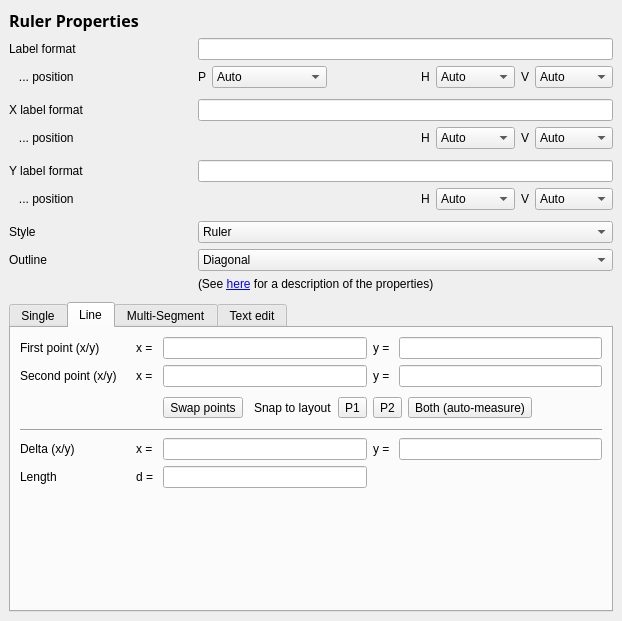
<?xml version="1.0" encoding="UTF-8"?>
<ui version="4.0">
 <class>RulerPropertiesPage</class>
 <widget class="QWidget" name="RulerPropertiesPage">
  <property name="geometry">
   <rect>
    <x>0</x>
    <y>0</y>
    <width>622</width>
    <height>621</height>
   </rect>
  </property>
  <property name="windowTitle">
   <string>Form</string>
  </property>
  <layout class="QGridLayout" name="gridLayout_2">
   <property name="leftMargin">
    <number>9</number>
   </property>
   <property name="topMargin">
    <number>9</number>
   </property>
   <property name="rightMargin">
    <number>9</number>
   </property>
   <property name="bottomMargin">
    <number>9</number>
   </property>
   <item row="0" column="0">
    <widget class="QFrame" name="frame">
     <property name="frameShape">
      <enum>QFrame::NoFrame</enum>
     </property>
     <property name="frameShadow">
      <enum>QFrame::Raised</enum>
     </property>
     <layout class="QGridLayout">
      <property name="leftMargin">
       <number>0</number>
      </property>
      <property name="topMargin">
       <number>0</number>
      </property>
      <property name="rightMargin">
       <number>0</number>
      </property>
      <property name="bottomMargin">
       <number>0</number>
      </property>
      <property name="spacing">
       <number>6</number>
      </property>
      <item row="4" column="0" colspan="2">
       <widget class="QLabel" name="label_14">
        <property name="text">
         <string>X label format</string>
        </property>
       </widget>
      </item>
      <item row="3" column="0" colspan="4">
       <spacer name="verticalSpacer">
        <property name="orientation">
         <enum>Qt::Vertical</enum>
        </property>
        <property name="sizeType">
         <enum>QSizePolicy::Fixed</enum>
        </property>
        <property name="sizeHint" stdset="0">
         <size>
          <width>20</width>
          <height>5</height>
         </size>
        </property>
       </spacer>
      </item>
      <item row="1" column="2" colspan="2">
       <widget class="QLineEdit" name="fmt_le"/>
      </item>
      <item row="4" column="2" colspan="2">
       <widget class="QLineEdit" name="fmt_x_le"/>
      </item>
      <item row="1" column="0">
       <widget class="QLabel" name="label_13">
        <property name="text">
         <string>Label format</string>
        </property>
       </widget>
      </item>
      <item row="7" column="0" colspan="2">
       <widget class="QLabel" name="label_15">
        <property name="text">
         <string>Y label format</string>
        </property>
       </widget>
      </item>
      <item row="9" column="0" colspan="4">
       <spacer name="verticalSpacer_3">
        <property name="orientation">
         <enum>Qt::Vertical</enum>
        </property>
        <property name="sizeType">
         <enum>QSizePolicy::Fixed</enum>
        </property>
        <property name="sizeHint" stdset="0">
         <size>
          <width>20</width>
          <height>5</height>
         </size>
        </property>
       </spacer>
      </item>
      <item row="14" column="2" colspan="2">
       <widget class="QFrame" name="frame_5">
        <property name="minimumSize">
         <size>
          <width>0</width>
          <height>0</height>
         </size>
        </property>
        <property name="frameShape">
         <enum>QFrame::NoFrame</enum>
        </property>
        <property name="frameShadow">
         <enum>QFrame::Raised</enum>
        </property>
        <layout class="QHBoxLayout" name="horizontalLayout_4">
         <property name="leftMargin">
          <number>0</number>
         </property>
         <property name="topMargin">
          <number>0</number>
         </property>
         <property name="rightMargin">
          <number>0</number>
         </property>
         <property name="bottomMargin">
          <number>0</number>
         </property>
        </layout>
       </widget>
      </item>
      <item row="10" column="0" colspan="2">
       <widget class="QLabel" name="label_16">
        <property name="text">
         <string>Style</string>
        </property>
       </widget>
      </item>
      <item row="11" column="0" colspan="2">
       <widget class="QLabel" name="label_17">
        <property name="text">
         <string>Outline</string>
        </property>
       </widget>
      </item>
      <item row="7" column="2" colspan="2">
       <widget class="QLineEdit" name="fmt_y_le"/>
      </item>
      <item row="8" column="0">
       <widget class="QLabel" name="label_26">
        <property name="text">
         <string>   ... position</string>
        </property>
       </widget>
      </item>
      <item row="2" column="0">
       <widget class="QLabel" name="label_18">
        <property name="text">
         <string>   ... position</string>
        </property>
       </widget>
      </item>
      <item row="2" column="2" colspan="2">
       <widget class="QFrame" name="frame_2">
        <property name="frameShape">
         <enum>QFrame::NoFrame</enum>
        </property>
        <property name="frameShadow">
         <enum>QFrame::Raised</enum>
        </property>
        <layout class="QGridLayout" name="gridLayout">
         <property name="leftMargin">
          <number>0</number>
         </property>
         <property name="topMargin">
          <number>0</number>
         </property>
         <property name="rightMargin">
          <number>0</number>
         </property>
         <property name="bottomMargin">
          <number>0</number>
         </property>
         <item row="1" column="4">
          <widget class="QComboBox" name="main_xalign">
           <property name="sizePolicy">
            <sizepolicy hsizetype="Fixed" vsizetype="Fixed">
             <horstretch>0</horstretch>
             <verstretch>0</verstretch>
            </sizepolicy>
           </property>
           <item>
            <property name="text">
             <string>Auto</string>
            </property>
           </item>
           <item>
            <property name="text">
             <string>H. center</string>
            </property>
           </item>
           <item>
            <property name="text">
             <string>Left</string>
            </property>
           </item>
           <item>
            <property name="text">
             <string>Right</string>
            </property>
           </item>
          </widget>
         </item>
         <item row="1" column="2">
          <spacer name="horizontalSpacer">
           <property name="orientation">
            <enum>Qt::Horizontal</enum>
           </property>
           <property name="sizeHint" stdset="0">
            <size>
             <width>40</width>
             <height>20</height>
            </size>
           </property>
          </spacer>
         </item>
         <item row="1" column="3">
          <widget class="QLabel" name="label_20">
           <property name="text">
            <string>H</string>
           </property>
          </widget>
         </item>
         <item row="1" column="6">
          <widget class="QComboBox" name="main_yalign">
           <property name="sizePolicy">
            <sizepolicy hsizetype="Fixed" vsizetype="Fixed">
             <horstretch>0</horstretch>
             <verstretch>0</verstretch>
            </sizepolicy>
           </property>
           <item>
            <property name="text">
             <string>Auto</string>
            </property>
           </item>
           <item>
            <property name="text">
             <string>V. center</string>
            </property>
           </item>
           <item>
            <property name="text">
             <string>Bottom</string>
            </property>
           </item>
           <item>
            <property name="text">
             <string>Top</string>
            </property>
           </item>
          </widget>
         </item>
         <item row="1" column="1">
          <widget class="QComboBox" name="main_position">
           <property name="sizeAdjustPolicy">
            <enum>QComboBox::AdjustToContentsOnFirstShow</enum>
           </property>
           <item>
            <property name="text">
             <string>Auto</string>
            </property>
           </item>
           <item>
            <property name="text">
             <string>At first point</string>
            </property>
           </item>
           <item>
            <property name="text">
             <string>At second point</string>
            </property>
           </item>
           <item>
            <property name="text">
             <string>At center</string>
            </property>
           </item>
          </widget>
         </item>
         <item row="1" column="0">
          <widget class="QLabel" name="label_19">
           <property name="text">
            <string>P</string>
           </property>
          </widget>
         </item>
         <item row="1" column="5">
          <widget class="QLabel" name="label_21">
           <property name="text">
            <string>V</string>
           </property>
          </widget>
         </item>
        </layout>
       </widget>
      </item>
      <item row="11" column="2" colspan="2">
       <widget class="QComboBox" name="outline_cb">
        <item>
         <property name="text">
          <string>Diagonal</string>
         </property>
        </item>
        <item>
         <property name="text">
          <string>Horizonal and vertical (in this order)</string>
         </property>
        </item>
        <item>
         <property name="text">
          <string>Diagonal plus horizonal and vertical (triangle)</string>
         </property>
        </item>
        <item>
         <property name="text">
          <string>Vertical and horizonal (in this order)</string>
         </property>
        </item>
        <item>
         <property name="text">
          <string>Diagonal plus vertical and horizontal (triangle)</string>
         </property>
        </item>
        <item>
         <property name="text">
          <string>Box</string>
         </property>
        </item>
        <item>
         <property name="text">
          <string>Ellipse</string>
         </property>
        </item>
       </widget>
      </item>
      <item row="10" column="2" colspan="2">
       <widget class="QComboBox" name="style_cb">
        <item>
         <property name="text">
          <string>Ruler</string>
         </property>
        </item>
        <item>
         <property name="text">
          <string>Arrow at end</string>
         </property>
        </item>
        <item>
         <property name="text">
          <string>Arrow at start</string>
         </property>
        </item>
        <item>
         <property name="text">
          <string>Arrow at both ends</string>
         </property>
        </item>
        <item>
         <property name="text">
          <string>Plain line</string>
         </property>
        </item>
        <item>
         <property name="text">
          <string>Cross at end</string>
         </property>
        </item>
        <item>
         <property name="text">
          <string>Cross at start</string>
         </property>
        </item>
        <item>
         <property name="text">
          <string>Cross at both ends</string>
         </property>
        </item>
       </widget>
      </item>
      <item row="12" column="2" colspan="2">
       <widget class="QLabel" name="help_label">
        <property name="text">
         <string>&lt;html&gt;(See &lt;a href=&quot;int:/manual/ruler_properties.xml&quot;&gt;here&lt;/a&gt; for a description of the properties)&lt;/html&gt;</string>
        </property>
       </widget>
      </item>
      <item row="0" column="0" colspan="4">
       <widget class="QLabel" name="label_12">
        <property name="sizePolicy">
         <sizepolicy hsizetype="Preferred" vsizetype="Fixed">
          <horstretch>0</horstretch>
          <verstretch>0</verstretch>
         </sizepolicy>
        </property>
        <property name="font">
         <font>
          <family>Sans Serif</family>
          <pointsize>12</pointsize>
          <italic>false</italic>
          <bold>true</bold>
          <underline>false</underline>
          <strikeout>false</strikeout>
         </font>
        </property>
        <property name="text">
         <string>Ruler Properties</string>
        </property>
       </widget>
      </item>
      <item row="13" column="0" colspan="4">
       <spacer name="verticalSpacer_4">
        <property name="orientation">
         <enum>Qt::Vertical</enum>
        </property>
        <property name="sizeType">
         <enum>QSizePolicy::Fixed</enum>
        </property>
        <property name="sizeHint" stdset="0">
         <size>
          <width>20</width>
          <height>5</height>
         </size>
        </property>
       </spacer>
      </item>
      <item row="6" column="0" colspan="4">
       <spacer name="verticalSpacer_2">
        <property name="orientation">
         <enum>Qt::Vertical</enum>
        </property>
        <property name="sizeType">
         <enum>QSizePolicy::Fixed</enum>
        </property>
        <property name="sizeHint" stdset="0">
         <size>
          <width>20</width>
          <height>5</height>
         </size>
        </property>
       </spacer>
      </item>
      <item row="16" column="2" colspan="2">
       <widget class="QFrame" name="frame_7">
        <property name="frameShape">
         <enum>QFrame::NoFrame</enum>
        </property>
        <property name="frameShadow">
         <enum>QFrame::Raised</enum>
        </property>
        <layout class="QHBoxLayout" name="horizontalLayout_3">
         <property name="leftMargin">
          <number>0</number>
         </property>
         <property name="topMargin">
          <number>0</number>
         </property>
         <property name="rightMargin">
          <number>0</number>
         </property>
         <property name="bottomMargin">
          <number>0</number>
         </property>
        </layout>
       </widget>
      </item>
      <item row="5" column="2" colspan="2">
       <widget class="QFrame" name="frame_3">
        <property name="frameShape">
         <enum>QFrame::NoFrame</enum>
        </property>
        <property name="frameShadow">
         <enum>QFrame::Raised</enum>
        </property>
        <layout class="QHBoxLayout" name="horizontalLayout">
         <property name="leftMargin">
          <number>0</number>
         </property>
         <property name="topMargin">
          <number>0</number>
         </property>
         <property name="rightMargin">
          <number>0</number>
         </property>
         <property name="bottomMargin">
          <number>0</number>
         </property>
         <item>
          <spacer name="horizontalSpacer_2">
           <property name="orientation">
            <enum>Qt::Horizontal</enum>
           </property>
           <property name="sizeHint" stdset="0">
            <size>
             <width>223</width>
             <height>20</height>
            </size>
           </property>
          </spacer>
         </item>
         <item>
          <widget class="QLabel" name="label_22">
           <property name="text">
            <string>H</string>
           </property>
          </widget>
         </item>
         <item>
          <widget class="QComboBox" name="xlabel_xalign">
           <property name="sizePolicy">
            <sizepolicy hsizetype="Fixed" vsizetype="Fixed">
             <horstretch>0</horstretch>
             <verstretch>0</verstretch>
            </sizepolicy>
           </property>
           <item>
            <property name="text">
             <string>Auto</string>
            </property>
           </item>
           <item>
            <property name="text">
             <string>H. center</string>
            </property>
           </item>
           <item>
            <property name="text">
             <string>Left</string>
            </property>
           </item>
           <item>
            <property name="text">
             <string>Right</string>
            </property>
           </item>
          </widget>
         </item>
         <item>
          <widget class="QLabel" name="label_23">
           <property name="text">
            <string>V</string>
           </property>
          </widget>
         </item>
         <item>
          <widget class="QComboBox" name="xlabel_yalign">
           <property name="sizePolicy">
            <sizepolicy hsizetype="Fixed" vsizetype="Fixed">
             <horstretch>0</horstretch>
             <verstretch>0</verstretch>
            </sizepolicy>
           </property>
           <item>
            <property name="text">
             <string>Auto</string>
            </property>
           </item>
           <item>
            <property name="text">
             <string>V. center</string>
            </property>
           </item>
           <item>
            <property name="text">
             <string>Bottom</string>
            </property>
           </item>
           <item>
            <property name="text">
             <string>Top</string>
            </property>
           </item>
          </widget>
         </item>
        </layout>
       </widget>
      </item>
      <item row="8" column="2" colspan="2">
       <widget class="QFrame" name="frame_4">
        <property name="frameShape">
         <enum>QFrame::NoFrame</enum>
        </property>
        <property name="frameShadow">
         <enum>QFrame::Raised</enum>
        </property>
        <layout class="QHBoxLayout" name="horizontalLayout_2">
         <property name="leftMargin">
          <number>0</number>
         </property>
         <property name="topMargin">
          <number>0</number>
         </property>
         <property name="rightMargin">
          <number>0</number>
         </property>
         <property name="bottomMargin">
          <number>0</number>
         </property>
         <item>
          <spacer name="horizontalSpacer_3">
           <property name="orientation">
            <enum>Qt::Horizontal</enum>
           </property>
           <property name="sizeHint" stdset="0">
            <size>
             <width>223</width>
             <height>20</height>
            </size>
           </property>
          </spacer>
         </item>
         <item>
          <widget class="QLabel" name="label_28">
           <property name="text">
            <string>H</string>
           </property>
          </widget>
         </item>
         <item>
          <widget class="QComboBox" name="ylabel_xalign">
           <property name="sizePolicy">
            <sizepolicy hsizetype="Fixed" vsizetype="Fixed">
             <horstretch>0</horstretch>
             <verstretch>0</verstretch>
            </sizepolicy>
           </property>
           <item>
            <property name="text">
             <string>Auto</string>
            </property>
           </item>
           <item>
            <property name="text">
             <string>H. center</string>
            </property>
           </item>
           <item>
            <property name="text">
             <string>Left</string>
            </property>
           </item>
           <item>
            <property name="text">
             <string>Right</string>
            </property>
           </item>
          </widget>
         </item>
         <item>
          <widget class="QLabel" name="label_27">
           <property name="text">
            <string>V</string>
           </property>
          </widget>
         </item>
         <item>
          <widget class="QComboBox" name="ylabel_yalign">
           <property name="sizePolicy">
            <sizepolicy hsizetype="Fixed" vsizetype="Fixed">
             <horstretch>0</horstretch>
             <verstretch>0</verstretch>
            </sizepolicy>
           </property>
           <item>
            <property name="text">
             <string>Auto</string>
            </property>
           </item>
           <item>
            <property name="text">
             <string>V. center</string>
            </property>
           </item>
           <item>
            <property name="text">
             <string>Bottom</string>
            </property>
           </item>
           <item>
            <property name="text">
             <string>Top</string>
            </property>
           </item>
          </widget>
         </item>
        </layout>
       </widget>
      </item>
      <item row="5" column="0">
       <widget class="QLabel" name="label_25">
        <property name="text">
         <string>   ... position</string>
        </property>
       </widget>
      </item>
      <item row="14" column="0" rowspan="3" colspan="4">
       <widget class="QTabWidget" name="segments_tab">
        <property name="sizePolicy">
         <sizepolicy hsizetype="Expanding" vsizetype="Expanding">
          <horstretch>0</horstretch>
          <verstretch>1</verstretch>
         </sizepolicy>
        </property>
        <property name="minimumSize">
         <size>
          <width>0</width>
          <height>100</height>
         </size>
        </property>
        <property name="currentIndex">
         <number>1</number>
        </property>
        <widget class="QWidget" name="tab_3">
         <attribute name="title">
          <string>Single</string>
         </attribute>
         <layout class="QGridLayout" name="gridLayout_4">
          <item row="0" column="0">
           <widget class="QLabel" name="label_31">
            <property name="text">
             <string>First point (x/y)</string>
            </property>
           </widget>
          </item>
          <item row="0" column="1">
           <widget class="QLabel" name="label_30">
            <property name="text">
             <string>x = </string>
            </property>
           </widget>
          </item>
          <item row="0" column="2">
           <widget class="QLineEdit" name="x0">
            <property name="sizePolicy">
             <sizepolicy hsizetype="Expanding" vsizetype="Fixed">
              <horstretch>1</horstretch>
              <verstretch>0</verstretch>
             </sizepolicy>
            </property>
           </widget>
          </item>
          <item row="0" column="3">
           <widget class="QLabel" name="label_29">
            <property name="text">
             <string>y = </string>
            </property>
           </widget>
          </item>
          <item row="0" column="4">
           <widget class="QLineEdit" name="y0">
            <property name="sizePolicy">
             <sizepolicy hsizetype="Expanding" vsizetype="Fixed">
              <horstretch>1</horstretch>
              <verstretch>0</verstretch>
             </sizepolicy>
            </property>
           </widget>
          </item>
          <item row="1" column="0" colspan="5">
           <spacer name="verticalSpacer_5">
            <property name="orientation">
             <enum>Qt::Vertical</enum>
            </property>
            <property name="sizeHint" stdset="0">
             <size>
              <width>558</width>
              <height>157</height>
             </size>
            </property>
           </spacer>
          </item>
         </layout>
        </widget>
        <widget class="QWidget" name="tab">
         <attribute name="title">
          <string>Line</string>
         </attribute>
         <layout class="QGridLayout" name="gridLayout_3">
          <item row="0" column="3">
           <widget class="QLabel" name="label_7">
            <property name="text">
             <string>y = </string>
            </property>
           </widget>
          </item>
          <item row="0" column="0">
           <widget class="QLabel" name="label">
            <property name="text">
             <string>First point (x/y)</string>
            </property>
           </widget>
          </item>
          <item row="5" column="1">
           <widget class="QLabel" name="label_11">
            <property name="text">
             <string>d = </string>
            </property>
           </widget>
          </item>
          <item row="1" column="3">
           <widget class="QLabel" name="label_8">
            <property name="text">
             <string>y = </string>
            </property>
           </widget>
          </item>
          <item row="4" column="3">
           <widget class="QLabel" name="label_10">
            <property name="text">
             <string>y = </string>
            </property>
           </widget>
          </item>
          <item row="4" column="2">
           <widget class="QLineEdit" name="dx">
            <property name="sizePolicy">
             <sizepolicy hsizetype="Expanding" vsizetype="Fixed">
              <horstretch>1</horstretch>
              <verstretch>0</verstretch>
             </sizepolicy>
            </property>
            <property name="readOnly">
             <bool>true</bool>
            </property>
           </widget>
          </item>
          <item row="5" column="0">
           <widget class="QLabel" name="label_4">
            <property name="text">
             <string>Length</string>
            </property>
           </widget>
          </item>
          <item row="4" column="1">
           <widget class="QLabel" name="label_9">
            <property name="text">
             <string>x = </string>
            </property>
           </widget>
          </item>
          <item row="4" column="0">
           <widget class="QLabel" name="label_3">
            <property name="text">
             <string>Delta (x/y)</string>
            </property>
           </widget>
          </item>
          <item row="0" column="2">
           <widget class="QLineEdit" name="x1">
            <property name="sizePolicy">
             <sizepolicy hsizetype="Expanding" vsizetype="Fixed">
              <horstretch>1</horstretch>
              <verstretch>0</verstretch>
             </sizepolicy>
            </property>
           </widget>
          </item>
          <item row="0" column="4">
           <widget class="QLineEdit" name="y1">
            <property name="sizePolicy">
             <sizepolicy hsizetype="Expanding" vsizetype="Fixed">
              <horstretch>1</horstretch>
              <verstretch>0</verstretch>
             </sizepolicy>
            </property>
           </widget>
          </item>
          <item row="1" column="4">
           <widget class="QLineEdit" name="y2">
            <property name="sizePolicy">
             <sizepolicy hsizetype="Expanding" vsizetype="Fixed">
              <horstretch>1</horstretch>
              <verstretch>0</verstretch>
             </sizepolicy>
            </property>
           </widget>
          </item>
          <item row="1" column="0">
           <widget class="QLabel" name="label_2">
            <property name="text">
             <string>Second point (x/y)    </string>
            </property>
           </widget>
          </item>
          <item row="1" column="2">
           <widget class="QLineEdit" name="x2">
            <property name="sizePolicy">
             <sizepolicy hsizetype="Expanding" vsizetype="Fixed">
              <horstretch>1</horstretch>
              <verstretch>0</verstretch>
             </sizepolicy>
            </property>
           </widget>
          </item>
          <item row="1" column="1">
           <widget class="QLabel" name="label_6">
            <property name="text">
             <string>x = </string>
            </property>
           </widget>
          </item>
          <item row="5" column="2">
           <widget class="QLineEdit" name="dd">
            <property name="sizePolicy">
             <sizepolicy hsizetype="Expanding" vsizetype="Fixed">
              <horstretch>1</horstretch>
              <verstretch>0</verstretch>
             </sizepolicy>
            </property>
            <property name="readOnly">
             <bool>true</bool>
            </property>
           </widget>
          </item>
          <item row="3" column="0" colspan="5">
           <widget class="Line" name="line">
            <property name="minimumSize">
             <size>
              <width>0</width>
              <height>0</height>
             </size>
            </property>
            <property name="orientation">
             <enum>Qt::Horizontal</enum>
            </property>
           </widget>
          </item>
          <item row="0" column="1">
           <widget class="QLabel" name="label_5">
            <property name="text">
             <string>x = </string>
            </property>
           </widget>
          </item>
          <item row="4" column="4">
           <widget class="QLineEdit" name="dy">
            <property name="sizePolicy">
             <sizepolicy hsizetype="Expanding" vsizetype="Fixed">
              <horstretch>1</horstretch>
              <verstretch>0</verstretch>
             </sizepolicy>
            </property>
            <property name="readOnly">
             <bool>true</bool>
            </property>
           </widget>
          </item>
          <item row="6" column="0" colspan="5">
           <spacer name="verticalSpacer_6">
            <property name="orientation">
             <enum>Qt::Vertical</enum>
            </property>
            <property name="sizeHint" stdset="0">
             <size>
              <width>20</width>
              <height>40</height>
             </size>
            </property>
           </spacer>
          </item>
          <item row="2" column="2" colspan="3">
           <widget class="QFrame" name="frame_6">
            <property name="minimumSize">
             <size>
              <width>0</width>
              <height>30</height>
             </size>
            </property>
            <property name="frameShape">
             <enum>QFrame::NoFrame</enum>
            </property>
            <property name="frameShadow">
             <enum>QFrame::Raised</enum>
            </property>
            <layout class="QHBoxLayout" name="horizontalLayout_5">
             <property name="leftMargin">
              <number>0</number>
             </property>
             <property name="topMargin">
              <number>0</number>
             </property>
             <property name="rightMargin">
              <number>0</number>
             </property>
             <property name="bottomMargin">
              <number>0</number>
             </property>
             <item>
              <widget class="QToolButton" name="swap_points">
               <property name="text">
                <string>Swap points</string>
               </property>
              </widget>
             </item>
             <item>
              <spacer name="horizontalSpacer_5">
               <property name="orientation">
                <enum>Qt::Horizontal</enum>
               </property>
               <property name="sizeType">
                <enum>QSizePolicy::Fixed</enum>
               </property>
               <property name="sizeHint" stdset="0">
                <size>
                 <width>5</width>
                 <height>20</height>
                </size>
               </property>
              </spacer>
             </item>
             <item>
              <widget class="QLabel" name="label_24">
               <property name="text">
                <string>Snap to layout</string>
               </property>
              </widget>
             </item>
             <item>
              <widget class="QToolButton" name="p1_to_layout">
               <property name="text">
                <string>P1</string>
               </property>
               <property name="autoRaise">
                <bool>false</bool>
               </property>
              </widget>
             </item>
             <item>
              <widget class="QToolButton" name="p2_to_layout">
               <property name="text">
                <string>P2</string>
               </property>
               <property name="autoRaise">
                <bool>false</bool>
               </property>
              </widget>
             </item>
             <item>
              <widget class="QToolButton" name="both_to_layout">
               <property name="text">
                <string>Both (auto-measure)</string>
               </property>
               <property name="autoRaise">
                <bool>false</bool>
               </property>
              </widget>
             </item>
             <item>
              <spacer name="horizontalSpacer_4">
               <property name="orientation">
                <enum>Qt::Horizontal</enum>
               </property>
               <property name="sizeHint" stdset="0">
                <size>
                 <width>40</width>
                 <height>20</height>
                </size>
               </property>
              </spacer>
             </item>
            </layout>
           </widget>
          </item>
         </layout>
        </widget>
        <widget class="QWidget" name="tab_2">
         <attribute name="title">
          <string>Multi-Segment</string>
         </attribute>
         <layout class="QVBoxLayout" name="verticalLayout">
          <item>
           <widget class="QTreeWidget" name="point_list">
            <property name="rootIsDecorated">
             <bool>false</bool>
            </property>
            <property name="allColumnsShowFocus">
             <bool>true</bool>
            </property>
            <column>
             <property name="text">
              <string>x</string>
             </property>
            </column>
            <column>
             <property name="text">
              <string>y</string>
             </property>
            </column>
           </widget>
          </item>
         </layout>
        </widget>
        <widget class="QWidget" name="tab_4">
         <attribute name="title">
          <string>Text edit</string>
         </attribute>
         <layout class="QVBoxLayout" name="verticalLayout_2">
          <item>
           <widget class="QTextEdit" name="points_edit">
            <property name="acceptRichText">
             <bool>false</bool>
            </property>
           </widget>
          </item>
         </layout>
        </widget>
       </widget>
      </item>
     </layout>
    </widget>
   </item>
  </layout>
 </widget>
 <tabstops>
  <tabstop>fmt_x_le</tabstop>
  <tabstop>fmt_y_le</tabstop>
  <tabstop>style_cb</tabstop>
  <tabstop>outline_cb</tabstop>
 </tabstops>
 <resources/>
 <connections/>
</ui>
